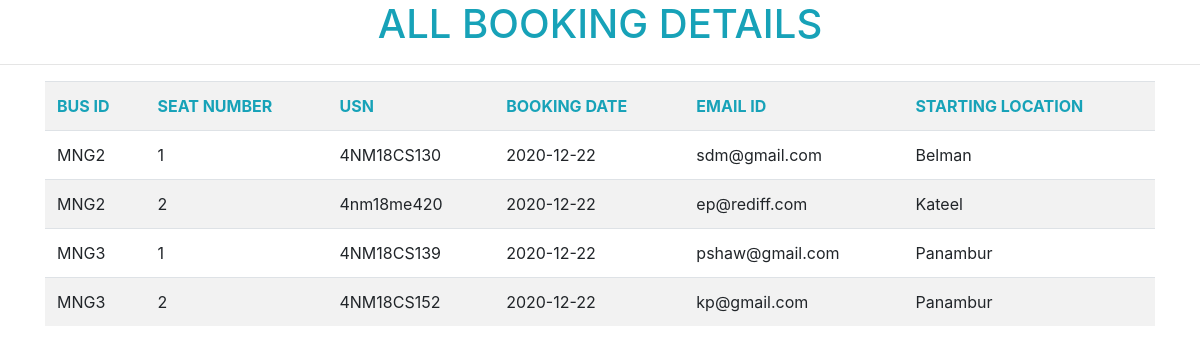
Page /admintable.php on the earlier database version.
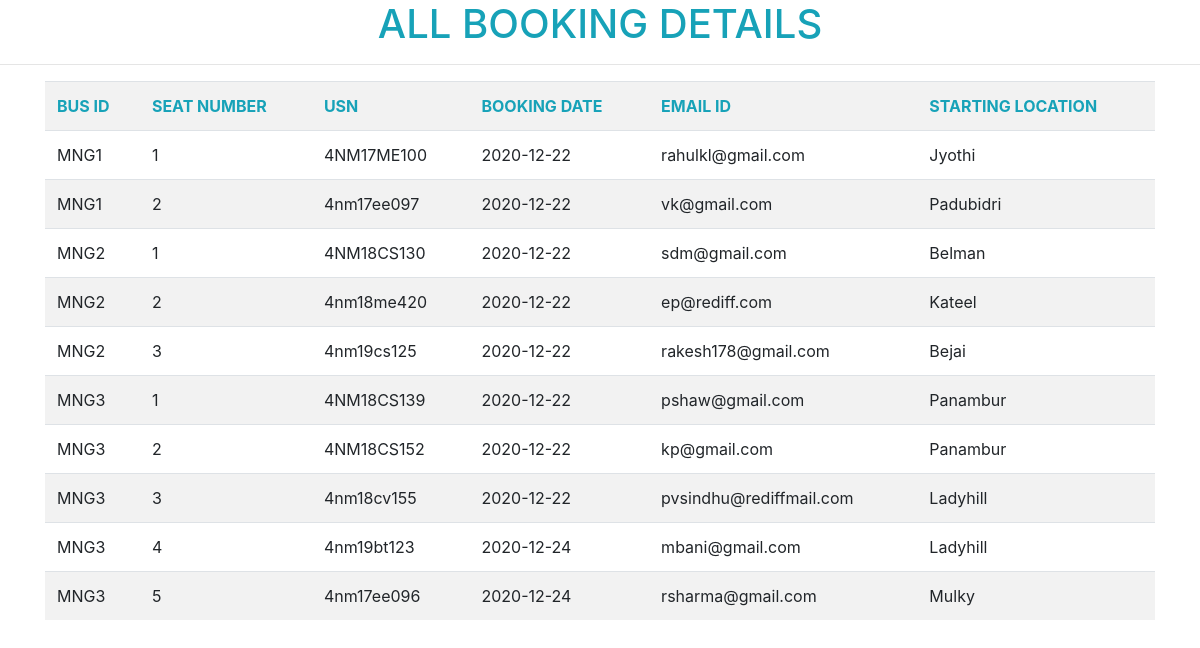
Same page on the later database version.
### tables this page shows
CREATE TABLE `booking_details` (
  `bus_id` varchar(255) NOT NULL,
  `seat_no` int(11) NOT NULL,
  `usn` varchar(255) NOT NULL,
  `booking_date` date NOT NULL,
  `email_id` varchar(255) NOT NULL,
  `starting_location` varchar(255) NOT NULL
);

### admintable.php (the view, shortened to what this page needs)
<!DOCTYPE html>
<html lang="en">
  <head>
    <h1 style="text-align:center;" class="text-info">ALL BOOKING DETAILS</h1>
    <hr>
  <link rel="stylesheet" href="https://maxcdn.bootstrapcdn.com/bootstrap/4.5.2/css/bootstrap.min.css">
</head>
<body>
  <div class="container">
        <table class="table table-compressed table-striped table-hover  responsive">
        <tr class="text-info">
        <th >BUS ID</th>
        <th >SEAT NUMBER</th>
        <th >USN</th>
        <th >BOOKING DATE</th>
        <th >EMAIL ID</th>
        <th>STARTING LOCATION</th>
      </tr>
  <?php
$conn=mysqli_connect('localhost','root','') or die(mysqli_error($conn));
$sql2="SELECT * FROM booking_details  ";
$result2=mysqli_query($conn,$sql2) or die(mysqli_error($conn));
  if($result2==true)
  {
    while($rows=mysqli_fetch_assoc($result2))
      {
        $bus_id=$rows['bus_id'];
        $seatno=$rows['seat_no'];
        $usn=$rows['usn'];
        $booking_date=$rows['booking_date'];
        $email_id=$rows['email_id'];
        $starting_location=$rows['starting_location'];
        ?>
                <?php
                echo '<tr>'; ?>
                <td ><?php echo $bus_id ; ?></td>
                <td ><?php echo $seatno ; ?></td>
                <td ><?php echo $usn ; ?></td>
                <td ><?php echo $booking_date ; ?></td>
                <td ><?php echo $email_id ; ?></td>
                <td ><?php echo $starting_location ; ?></td>
              </tr>
              <?php
      }
}
?>
</table>
</div>
</body>
</html>

Differences in the rows shown:
added booking_details: bus "MNG1", seat_no "1", usn "4NM17ME100", booking_date "2020-12-22", email "rahulkl@gmail.com", starting_location "Jyothi"
added booking_details: bus "MNG1", seat_no "2", usn "4nm17ee097", booking_date "2020-12-22", email "vk@gmail.com", starting_location "Padubidri"
added booking_details: bus "MNG2", seat_no "3", usn "4nm19cs125", booking_date "2020-12-22", email "rakesh178@gmail.com", starting_location "Bejai"
added booking_details: bus "MNG3", seat_no "3", usn "4nm18cv155", booking_date "2020-12-22", email "pvsindhu@rediffmail.com", starting_location "Ladyhill"
added booking_details: bus "MNG3", seat_no "4", usn "4nm19bt123", booking_date "2020-12-24", email "mbani@gmail.com", starting_location "Ladyhill"
added booking_details: bus "MNG3", seat_no "5", usn "4nm17ee096", booking_date "2020-12-24", email "rsharma@gmail.com", starting_location "Mulky"
